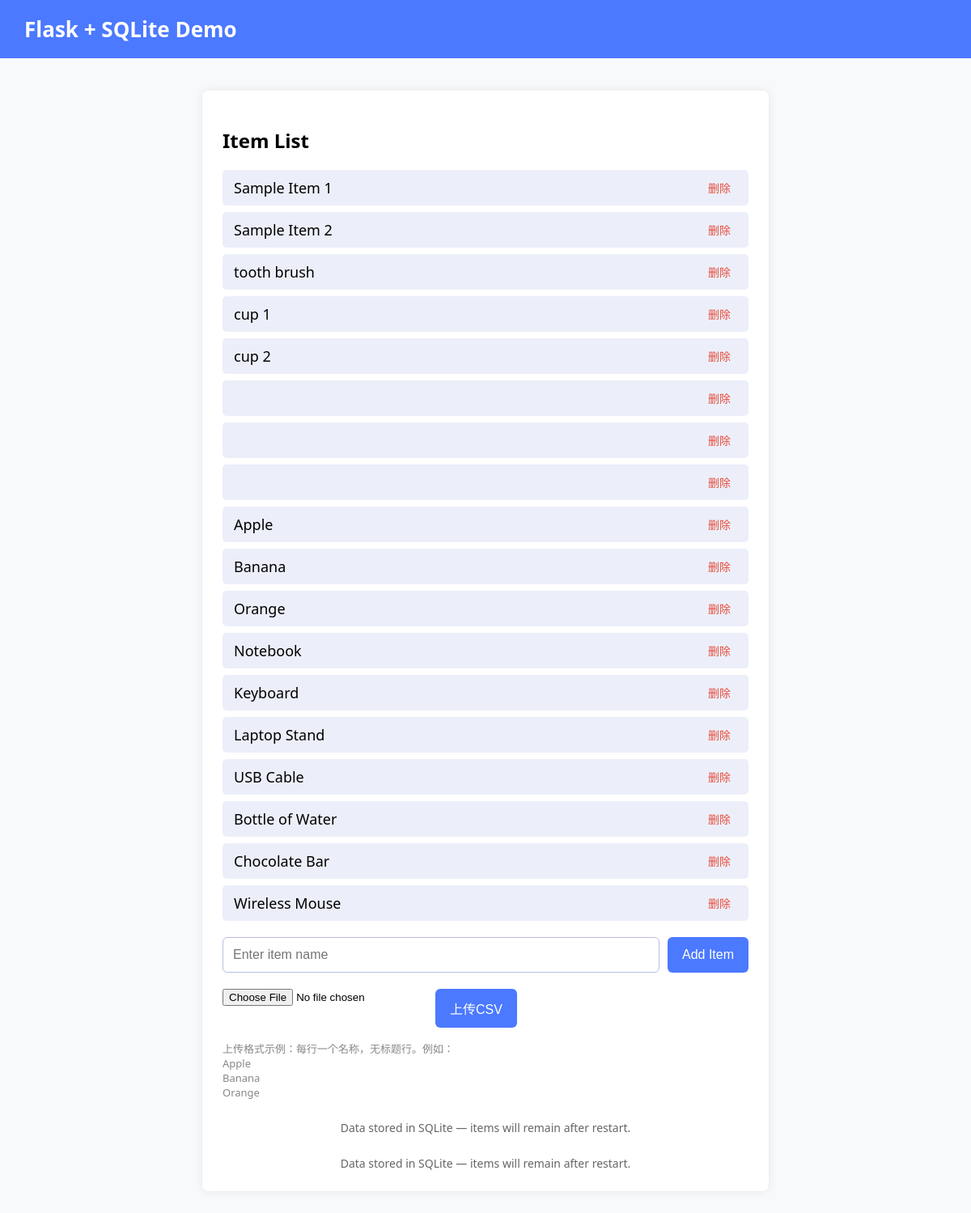
Before: / with the older database file.
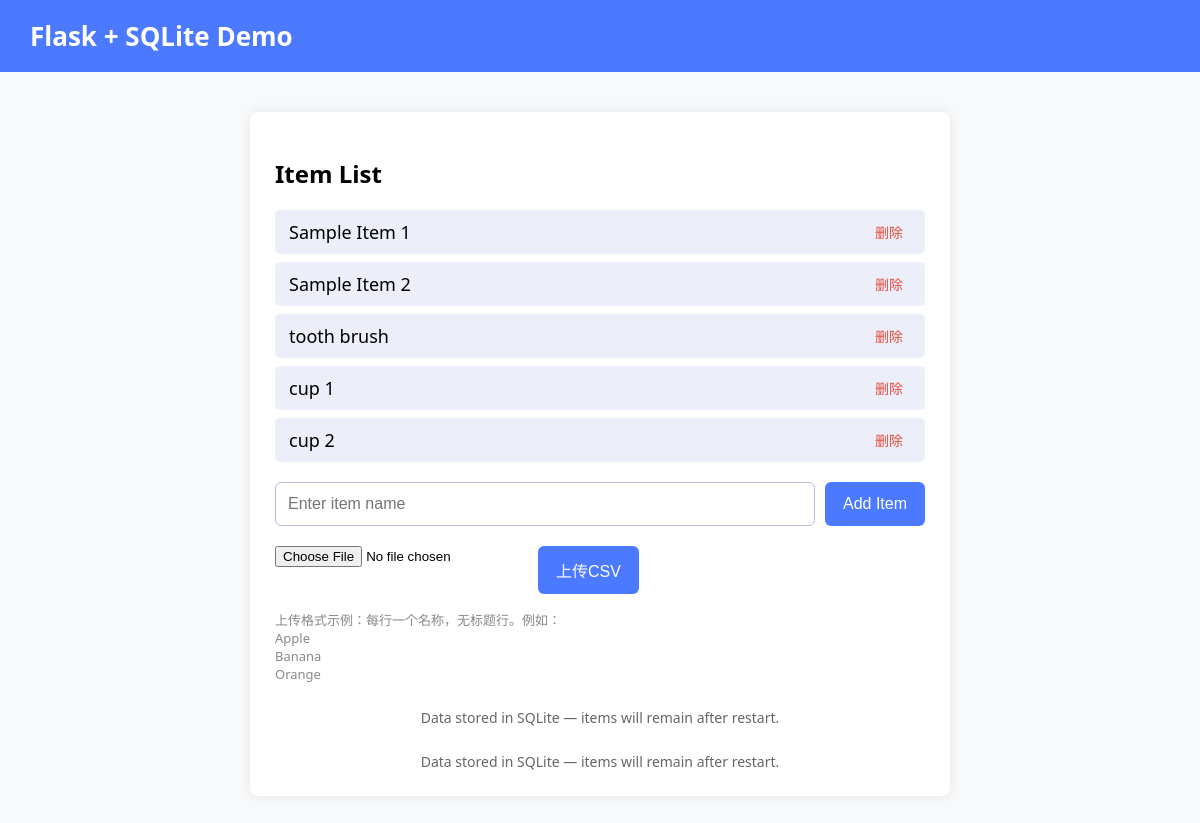
After: the same page with the newer database file.
### tables this page shows
CREATE TABLE item (
    id INTEGER PRIMARY KEY AUTOINCREMENT,
    name TEXT NOT NULL
);

### app/routes.py (the view)
@bp.route('/')
def index():
    db = get_db()
    items = db.execute('SELECT id, name FROM item').fetchall()
    return render_template('index.html', items=items)

### app/db.py (called while the page is built)
def get_db():
    db = getattr(g, '_database', None)
    if db is None:
        db = g._database = sqlite3.connect(DATABASE)
        db.row_factory = sqlite3.Row
    return db

### app/templates/index.html (shortened to what this page needs)
<!doctype html>
<html>
<head>
</head>
<body>
    <header>Flask + SQLite Demo</header>
    <div class="container">
        <h2>Item List</h2>
        <ul>
            {% for item in items %}
                <li style="display:flex; align-items:center; justify-content:space-between;">
                    <span>{{ item['name'] }}</span>
                    <form action="/delete/{{ item['id'] }}" method="post" style="margin:0;">
                        <button type="submit" style="background:transparent;color:#e74c3c;border:none;border-radius:5px;padding:2px 8px;cursor:pointer;font-size:14px;transition:background 0.2s;">删除</button>
                    </form>
                </li>
            {% endfor %}
        </ul>
        <form action="/add" method="post" style="margin-bottom: 16px;">
            <input type="text" name="name" placeholder="Enter item name">
            <button type="submit">Add Item</button>
        </form>
        <form action="/upload-csv" method="post" enctype="multipart/form-data" style="margin-bottom: 16px;">
            <input type="file" name="file" accept=".csv">
            <button type="submit">上传CSV</button>
        </form>
        <div style="font-size:13px;color:#888;margin-bottom:14px;">上传格式示例：每行一个名称，无标题行。例如：<br>Apple<br>Banana<br>Orange</div>
        <div class="footer">
            Data stored in SQLite — items will remain after restart.
        </div>
        <div class="footer">
            Data stored in SQLite — items will remain after restart.
        </div>
    </div>
</body>
</html>

### app/templates/index.html (style rules this page uses)
body { font-family: "Segoe UI", Arial, sans-serif; background-color: #f7f9fb; margin: 0; padding: 0; }
header { background: #4b79ff; color: white; padding: 18px 30px; font-size: 26px; font-weight: bold; }
.container { max-width: 650px; margin: 40px auto; background: white; padding: 25px; border-radius: 8px; box-shadow: 0px 0px 12px rgba(0, 0, 0, 0.08); }
ul { list-style-type: none; padding-left: 0; }
ul li { background: #eceff9; border-radius: 5px; padding: 10px 14px; margin-bottom: 8px; font-size: 18px; }
form { margin-top: 20px; display: flex; gap: 10px; }
input[type="text"] { flex: 1; padding: 12px; font-size: 16px; border-radius: 6px; border: 1px solid #b8bee3; }
button { background: #4b79ff; border: none; color: white; padding: 12px 18px; border-radius: 6px; cursor: pointer; font-size: 16px; }
.footer { margin-top: 25px; font-size: 14px; text-align: center; color: #666; }

Changed rows visible on the page:
removed item: name "Apple"
removed item: name "Banana"
removed item: name "Orange"
removed item: name "Notebook"
removed item: name "Keyboard"
removed item: name "Laptop Stand"
removed item: name "USB Cable"
removed item: name "Bottle of Water"
removed item: name "Chocolate Bar"
removed item: name "Wireless Mouse"
